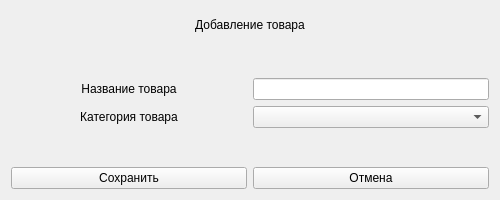
<?xml version="1.0" encoding="UTF-8"?>
<ui version="4.0">
 <class>addproduct_window</class>
 <widget class="QWidget" name="addproduct_window">
  <property name="geometry">
   <rect>
    <x>0</x>
    <y>0</y>
    <width>500</width>
    <height>200</height>
   </rect>
  </property>
  <property name="windowTitle">
   <string>Form</string>
  </property>
  <layout class="QGridLayout" name="gridLayout">
   <item row="2" column="0">
    <widget class="QLabel" name="label_2">
     <property name="minimumSize">
      <size>
       <width>200</width>
       <height>0</height>
      </size>
     </property>
     <property name="text">
      <string>Название товара</string>
     </property>
     <property name="alignment">
      <set>Qt::AlignCenter</set>
     </property>
     <property name="margin">
      <number>0</number>
     </property>
    </widget>
   </item>
   <item row="2" column="1">
    <widget class="QLineEdit" name="Name_addProduct">
     <property name="sizePolicy">
      <sizepolicy hsizetype="Preferred" vsizetype="Fixed">
       <horstretch>0</horstretch>
       <verstretch>0</verstretch>
      </sizepolicy>
     </property>
    </widget>
   </item>
   <item row="3" column="0">
    <widget class="QLabel" name="label_3">
     <property name="minimumSize">
      <size>
       <width>200</width>
       <height>0</height>
      </size>
     </property>
     <property name="text">
      <string>Категория товара</string>
     </property>
     <property name="alignment">
      <set>Qt::AlignCenter</set>
     </property>
     <property name="margin">
      <number>0</number>
     </property>
    </widget>
   </item>
   <item row="5" column="0">
    <widget class="QPushButton" name="addProduct_Button">
     <property name="text">
      <string>Сохранить</string>
     </property>
    </widget>
   </item>
   <item row="5" column="1">
    <widget class="QPushButton" name="cancel_Button">
     <property name="text">
      <string>Отмена</string>
     </property>
    </widget>
   </item>
   <item row="0" column="0" colspan="2">
    <widget class="QLabel" name="label">
     <property name="text">
      <string>Добавление товара</string>
     </property>
     <property name="alignment">
      <set>Qt::AlignCenter</set>
     </property>
    </widget>
   </item>
   <item row="1" column="0" colspan="2">
    <widget class="QLabel" name="freespace1">
     <property name="text">
      <string/>
     </property>
    </widget>
   </item>
   <item row="4" column="0" colspan="2">
    <widget class="QLabel" name="freespace2">
     <property name="palette">
      <palette>
       <active>
        <colorrole role="WindowText">
         <brush brushstyle="SolidPattern">
          <color alpha="255">
           <red>255</red>
           <green>0</green>
           <blue>0</blue>
          </color>
         </brush>
        </colorrole>
       </active>
       <inactive>
        <colorrole role="WindowText">
         <brush brushstyle="SolidPattern">
          <color alpha="255">
           <red>255</red>
           <green>0</green>
           <blue>0</blue>
          </color>
         </brush>
        </colorrole>
       </inactive>
       <disabled>
        <colorrole role="WindowText">
         <brush brushstyle="SolidPattern">
          <color alpha="96">
           <red>164</red>
           <green>166</green>
           <blue>168</blue>
          </color>
         </brush>
        </colorrole>
       </disabled>
      </palette>
     </property>
     <property name="font">
      <font>
       <stylestrategy>PreferAntialias</stylestrategy>
      </font>
     </property>
     <property name="text">
      <string/>
     </property>
     <property name="alignment">
      <set>Qt::AlignCenter</set>
     </property>
    </widget>
   </item>
   <item row="3" column="1">
    <widget class="QComboBox" name="category_addProduct"/>
   </item>
  </layout>
 </widget>
 <resources/>
 <connections/>
</ui>
